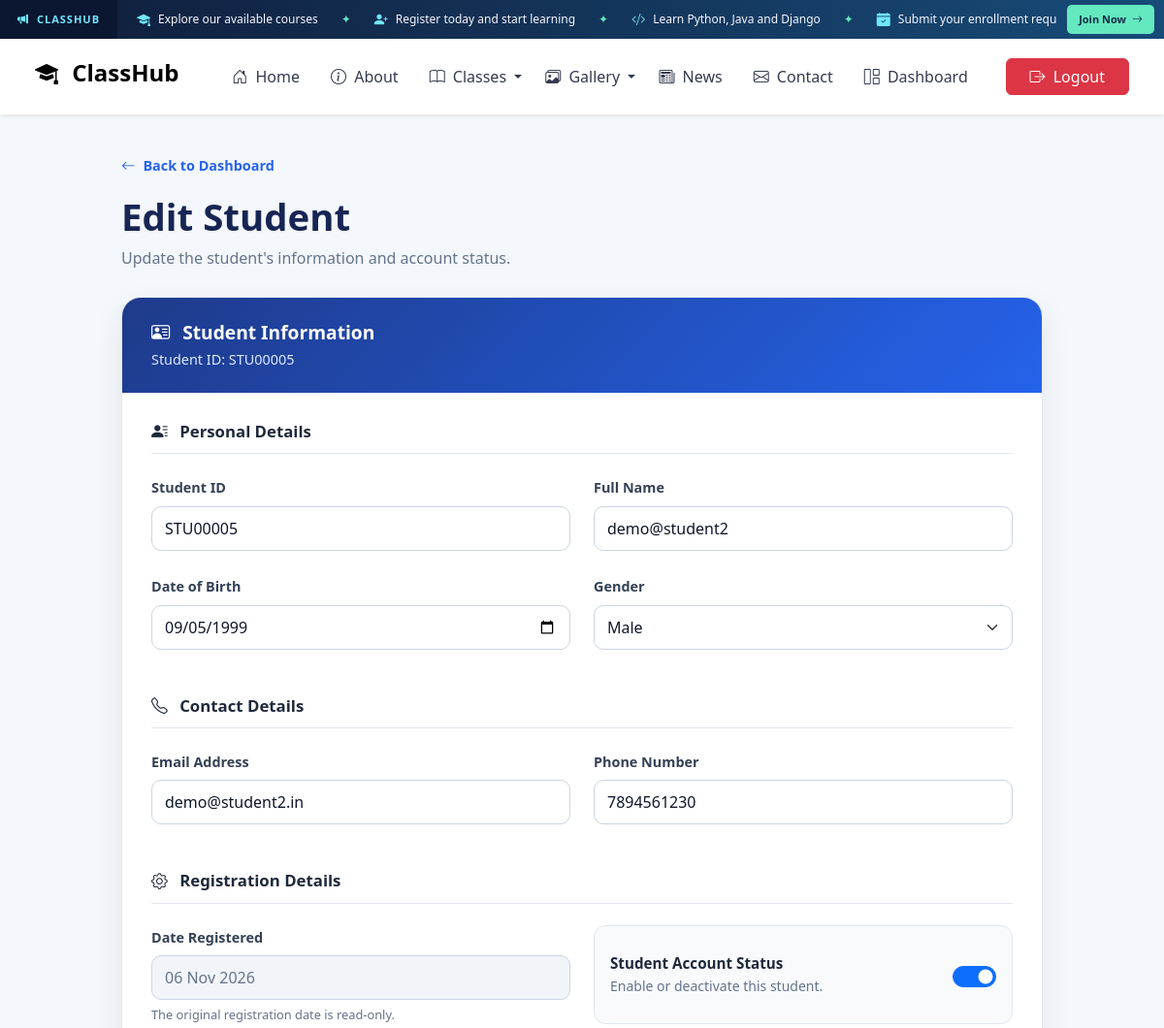
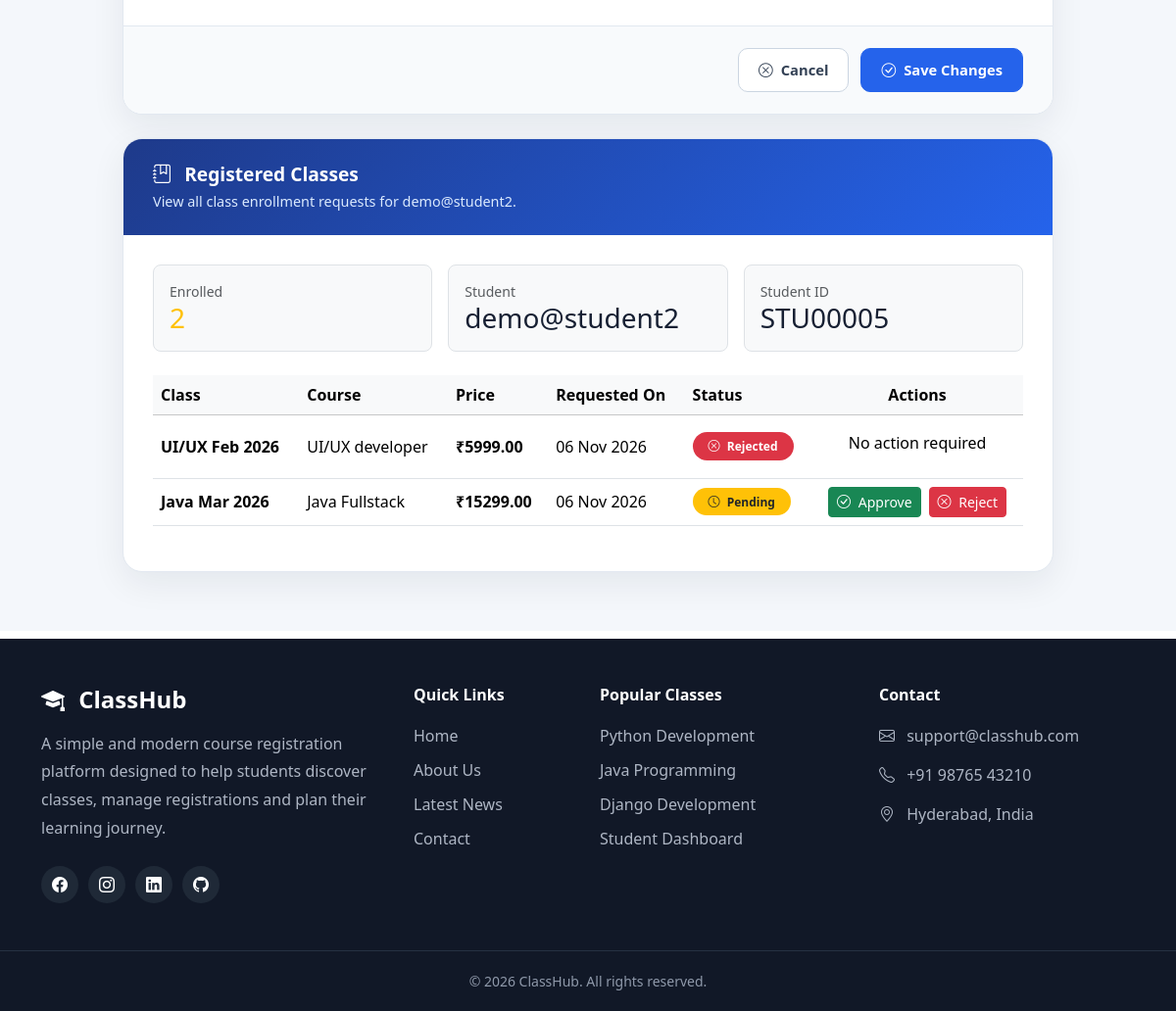
The app's page /Sedit/5/ (signed in) with its own data (2 pictures, top to bottom).
### classreg/models.py (models this page shows, shortened)
class Student(models.Model):
    GENDER_CHOICES = [
        ('Male', 'Male'),
        ('Female', 'Female'),
        ('Other', 'Other'),
    ]
    user = models.OneToOneField(
        settings.AUTH_USER_MODEL,
        on_delete=models.CASCADE,
        null=True,
        blank=True,
        related_name='student_profile'
    )
    Student_ID = models.CharField(
        max_length=20, unique=True, blank=True
    )
    Name = models.CharField(max_length=100)
    Date_of_Birth = models.DateField(null=True, blank=True)
    Gender = models.CharField(
        max_length=10, choices=GENDER_CHOICES, blank=True
    )
    Email = models.EmailField(blank=True)
    Phone = models.CharField(max_length=20, blank=True)
    Date_Registered = models.DateTimeField(auto_now_add=True)
    Is_Active = models.BooleanField(default=True)

class ClassEnrollment(models.Model):
    STATUS_CHOICES = [
        ('Pending', 'Pending'),
        ('Approved', 'Approved'),
        ('Rejected', 'Rejected'),
    ]
    student = models.ForeignKey(
        Student,
        on_delete=models.PROTECT,
        related_name='enrollments'
    )
    registered_class = models.ForeignKey(
        RegisteredClass,
        on_delete=models.PROTECT,
        related_name='enrollments'
    )
    registered_on = models.DateTimeField(auto_now_add=True)
    status = models.CharField(
        max_length=10,
        choices=STATUS_CHOICES,
        default='Pending'
    )
    progress = models.PositiveSmallIntegerField(default=0)
    class Meta:
        constraints = [
            models.UniqueConstraint(
                fields=['student', 'registered_class'],
                name='unique_student_class_enrollment'
            )
        ]

class RegisteredClass(models.Model):
    name = models.CharField(max_length=100)
    course = models.CharField(max_length=100)
    instructor = models.CharField(max_length=100, blank=True)
    description = models.TextField(blank=True)
    schedule = models.CharField(max_length=150, blank=True)
    capacity = models.PositiveIntegerField(default=30)
    is_active = models.BooleanField(default=True)
    price = models.DecimalField(
        max_digits=10,
        decimal_places=2,
        default=Decimal("0.00"),
        validators=[MinValueValidator(Decimal("0.00"))],
        )
    students = models.ManyToManyField(
        Student,
        through='ClassEnrollment',
        related_name='registered_classes',
        blank=True
    )

### classreg/views.py (the view, shortened to what this page needs)
# urls.py: path('Sedit/<int:id>/', views.Seditview, name='Sedit'),
@login_required
@user_passes_test(is_admin)
def Seditview(request, id):
    student = get_object_or_404(Student, id=id)
    enrollments = ClassEnrollment.objects.filter(
        student=student
    ).select_related(
        'registered_class'
    ).order_by('-registered_on')
    return render(
        request,
        "classreg/sedit.html",
        {
            "student": student,
            "enrollments": enrollments,
        }
    )

### templates/classreg/sedit.html (shortened to what this page needs)
{% extends 'classreg/navbar.html' %}
{% block nav_block %}
<div class="edit-student-page">
    <div class="edit-student-container">
        <a href="{% url 'dashboard' %}" class="edit-breadcrumb">
            <i class="bi bi-arrow-left"></i>
            Back to Dashboard
        </a>
        <div class="edit-header">
            <h1>Edit Student</h1>
            <p>Update the student's information and account status.</p>
        </div>
        <div class="edit-card">
            <div class="edit-card-header">
                <h2>
                    <i class="bi bi-person-vcard me-2"></i>
                    Student Information
                </h2>
                <p>
                    Student ID: {{ student.Student_ID }}
                </p>
            </div>
            <form method="POST"
                  action="{% url 'Sedit' student.id %}"
                  class="student-form">
                <div class="edit-card-body">
                    <h3 class="form-section-title">
                        <i class="bi bi-person-lines-fill me-2"></i>
                        Personal Details
                    </h3>
                    <div class="row g-4">
                        <div class="col-md-6">
                            <label for="Student_ID" class="form-label">
                                Student ID
                            </label>
                            <input type="text"
                                   class="form-control"
                                   id="Student_ID"
                                   name="Student_ID"
                                   value="{{ student.Student_ID }}"
                                   required>
                        </div>
                        <div class="col-md-6">
                            <label for="Name" class="form-label">
                                Full Name
                            </label>
                            <input type="text"
                                   class="form-control"
                                   id="Name"
                                   name="Name"
                                   value="{{ student.Name }}"
                                   maxlength="150"
                                   required>
                        </div>
                        <div class="col-md-6">
                            <label for="Date_of_Birth" class="form-label">
                                Date of Birth
                            </label>
                            <input type="date"
                                   class="form-control"
                                   id="Date_of_Birth"
                                   name="Date_of_Birth"
                                   value="{{ student.Date_of_Birth|date:'Y-m-d' }}"
                                   required>
                        </div>
                        <div class="col-md-6">
                            <label for="Gender" class="form-label">
                                Gender
                            </label>
                            <select class="form-select"
                                    id="Gender"
                                    name="Gender"
                                    required>
                                <option value="Male"
                                    {% if student.Gender == "Male" %}selected{% endif %}>
                                    Male
                                </option>
                            </select>
                        </div>
                    </div>
                    <h3 class="form-section-title mt-5">
                        <i class="bi bi-telephone me-2"></i>
                        Contact Details
                    </h3>
                    <div class="row g-4">
                        <div class="col-md-6">
                            <label for="Email" class="form-label">
                                Email Address
                            </label>
                            <input type="email"
                                   class="form-control"
                                   id="Email"
                                   name="Email"
                                   value="{{ student.Email }}"
                                   required>
                        </div>
                        <div class="col-md-6">
                            <label for="Phone" class="form-label">
                                Phone Number
                            </label>
                            <input type="tel"
                                   class="form-control"
                                   id="Phone"
                                   name="Phone"
                                   value="{{ student.Phone }}"
                                   required>
                        </div>
                    </div>
                    <h3 class="form-section-title mt-5">
                        <i class="bi bi-gear me-2"></i>
                        Registration Details
                    </h3>
                    <div class="row g-4">
                        <div class="col-md-6">
                            <label for="Date_Registered" class="form-label">
                                Date Registered
                            </label>
                            <input type="text"
                                   class="form-control"
                                   id="Date_Registered"
                                   value="{{ student.Date_Registered|date:'d M Y' }}"
                                   readonly>
                            <span class="field-help">
                                The original registration date is read-only.
                            </span>
                        </div>
                        <div class="col-md-6">
                            <div class="active-status-box h-100">
                                <div>
                                    <strong>Student Account Status</strong>
                                    <small>Enable or deactivate this student.</small>
                                </div>
                                <div class="form-check form-switch mb-0">
                                    <input class="form-check-input"
                                           type="checkbox"
                                           role="switch"
                                           id="Is_Active"
                                           name="Is_Active"
                                           value="True"
                                           {% if student.Is_Active %}checked{% endif %}>
                                </div>
                            </div>
                        </div>
                    </div>
                </div>
                <div class="edit-card-footer">
                    <a href="{% url 'dashboard' %}"
                       class="edit-btn edit-btn-cancel">
                        <i class="bi bi-x-circle"></i>
                        Cancel
                    </a>
                    <button type="submit" class="edit-btn edit-btn-save">
                        <i class="bi bi-check-circle"></i>
                        Save Changes
                    </button>
                </div>
            </form>
        </div>
        <div class="edit-card mt-4">
            <div class="edit-card-header">
                <h2>
                    <i class="bi bi-journal-bookmark me-2"></i>
                    Registered Classes
                </h2>
                <p>
                    View all class enrollment requests for {{ student.Name }}.
                </p>
            </div>
            <div class="edit-card-body">
                <div class="row g-3 mb-4">
                    <div class="col-md-4">
                        <div class="p-3 rounded-3 border bg-light">
                            <div class="text-muted small">Enrolled</div>
                            <h3 class="mb-0 text-warning">
                                {{ enrollments.count }}
                            </h3>
                        </div>
                    </div>
                    <div class="col-md-4">
                        <div class="p-3 rounded-3 border bg-light">
                            <div class="text-muted small">Student</div>
                            <h3 class="mb-0">{{ student.Name }}</h3>
                        </div>
                    </div>
                    <div class="col-md-4">
                        <div class="p-3 rounded-3 border bg-light">
                            <div class="text-muted small">Student ID</div>
                            <h3 class="mb-0">{{ student.Student_ID }}</h3>
                        </div>
                    </div>
                </div>
                <div class="table-responsive">
                    <table class="table table-hover align-middle">
                        <thead class="table-light">
                            <tr>
                                <th>Class</th>
                                <th>Course</th>
                                <th>Price</th>
                                <th>Requested On</th>
                                <th>Status</th>
                                <th class="text-center">Actions</th>
                            </tr>
                        </thead>
                        <tbody>
                            {% for enrollment in enrollments %}
                            <tr>
                                <td class="fw-semibold">
                                    {{ enrollment.registered_class.name }}
                                </td>
                                <td>
                                    {{ enrollment.registered_class.course }}
                                </td>
                                <td class="fw-semibold">
                                    ₹{{ enrollment.registered_class.price|floatformat:2 }}
                                </td>
                                <td>
                                    {{ enrollment.registered_on|date:"d M Y" }}
                                </td>
                                <td>
                                    {% if enrollment.status == "Approved" %}
                                        <span class="badge bg-success rounded-pill px-3 py-2">
                                            <i class="bi bi-check-circle me-1"></i>
                                            Approved
                                        </span>
                                    {% elif enrollment.status == "Pending" %}
                                        <span class="badge bg-warning text-dark rounded-pill px-3 py-2">
                                            <i class="bi bi-clock me-1"></i>
                                            Pending
                                        </span>
                                    {% elif enrollment.status == "Rejected" %}
                                        <span class="badge bg-danger rounded-pill px-3 py-2">
                                            <i class="bi bi-x-circle me-1"></i>
                                            Rejected
                                        </span>
                                    {% else %}
                                        <span class="badge bg-secondary rounded-pill px-3 py-2">
                                            {{ enrollment.status }}
                                        </span>
                                    {% endif %}
                                </td>
                                <td>
                                    <div class="d-flex justify-content-center gap-2">
                                        {% if enrollment.status == "Pending" %}
                                        <form method="POST"
                                            action="{% url 'update_enrollment_status' enrollment.id %}">
                                            <button type="submit"
                                                    class="btn btn-sm btn-success"
                                                    onclick="return confirm('Approve this enrollment?');">
                                                <i class="bi bi-check-circle me-1"></i>
                                                Approve
                                            </button>
                                        </form>
                                        <form method="POST"
                                            action="{% url 'update_enrollment_status' enrollment.id %}">
                                            <button type="submit"
                                                    class="btn btn-sm btn-danger"
                                                    onclick="return confirm('Reject this enrollment?');">
                                                <i class="bi bi-x-circle me-1"></i>
                                                Reject
                                            </button>
                                        </form>
                                        {%else%}
                                        <p class='mt-2'>No action required</p>
                                        {% endif %}
                                    </div>
                                </td>
                            </tr>
                            {% endfor %}
                        </tbody>
                    </table>
                </div>
            </div>
        </div>
    </div>
</div>
{% endblock %}

### records on screen
Student: Student_ID "STU00005", Name "demo@student2", Date_of_Birth "09/05/1999", Gender "Male", Email "demo@student2.in", Phone "7894561230", Date_Registered "06 Nov 2026", Is_Active "☑"
ClassEnrollment: registered_class.name "UI/UX Feb 2026", registered_class.course "UI/UX developer", registered_class.price "5999.00", registered_on "06 Nov 2026", status "Rejected" (drawn)
ClassEnrollment: registered_class.name "Java Mar 2026", registered_class.course "Java Fullstack", registered_class.price "15299.00", registered_on "06 Nov 2026", status "Pending" (drawn)

### other values on screen
{{ enrollments.count }} "2"
